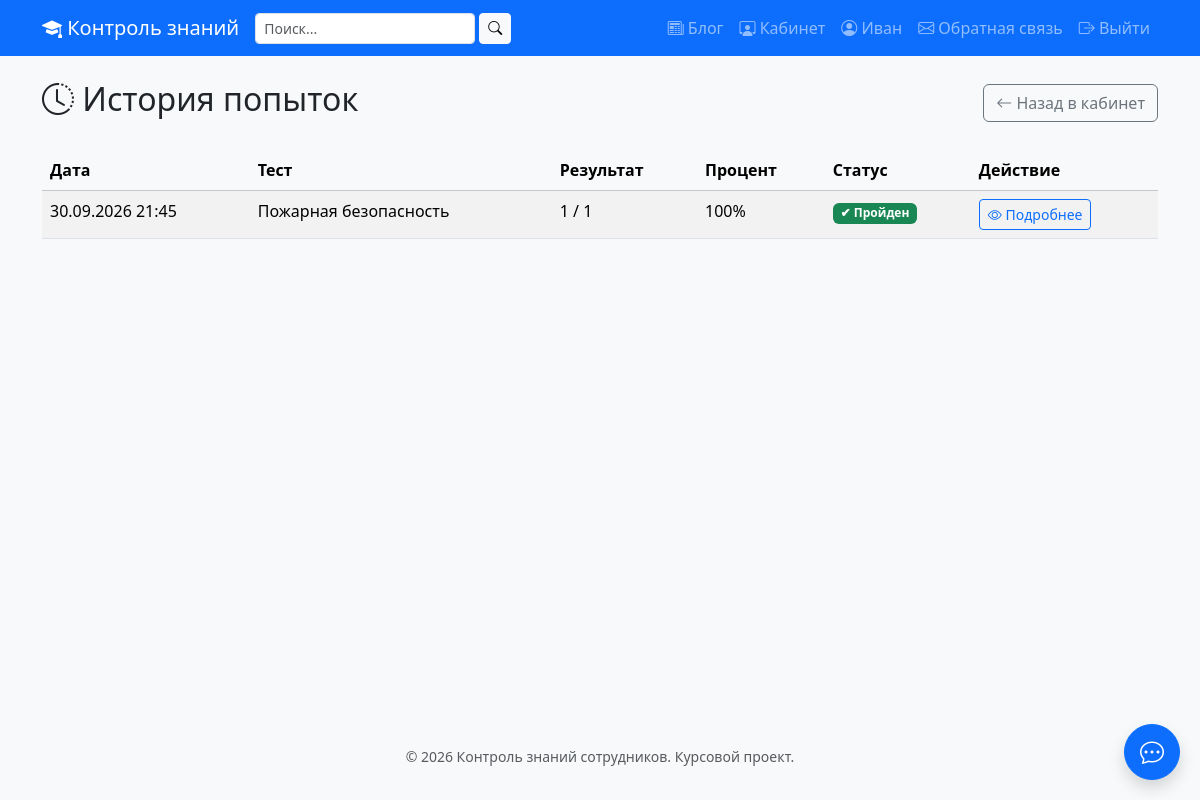
The app's page /employee/history/ (signed in) with its own data.
### core/models.py (models this page shows, shortened)
class Attempt(models.Model):
    assignment = models.ForeignKey(
        Assignment,
        on_delete=models.CASCADE,
        related_name='attempts',
        verbose_name='Назначение'
    )
    employee = models.ForeignKey(
        User,
        on_delete=models.CASCADE,
        related_name='attempts',
        verbose_name='Сотрудник'
    )
    started_at = models.DateTimeField(
        auto_now_add=True,
        verbose_name='Начало'
    )
    finished_at = models.DateTimeField(
        null=True,
        blank=True,
        verbose_name='Окончание'
    )
    score = models.IntegerField(
        default=0,
        verbose_name='Верных ответов'
    )
    total = models.IntegerField(
        default=0,
        verbose_name='Всего вопросов'
    )
    percent = models.FloatField(
        default=0.0,
        verbose_name='Процент'
    )
    passed = models.BooleanField(
        null=True,
        blank=True,
        verbose_name='Пройден'
    )
    class Meta:
        verbose_name = 'Попытка'
        verbose_name_plural = 'Попытки'
        ordering = ['-started_at']

class Assignment(models.Model):
    STATUS_CHOICES = [
        ('assigned', 'Назначен'),
        ('in_progress', 'В процессе'),
        ('passed', 'Пройден'),
        ('failed', 'Не пройден'),
        ('expired', 'Просрочен'),
    ]
    test = models.ForeignKey(
        Test,
        on_delete=models.CASCADE,
        related_name='assignments',
        verbose_name='Тест'
    )
    employee = models.ForeignKey(
        User,
        on_delete=models.CASCADE,
        related_name='assignments',
        verbose_name='Сотрудник'
    )
    assigned_by = models.ForeignKey(
        User,
        on_delete=models.SET_NULL,
        null=True,
        blank=True,
        related_name='created_assignments',
        verbose_name='Кто назначил'
    )
    assigned_at = models.DateTimeField(
        auto_now_add=True,
        verbose_name='Дата назначения'
    )
    deadline = models.DateTimeField(
        null=True,
        blank=True,
        verbose_name='Срок сдачи'
    )
    status = models.CharField(
        max_length=20,
        choices=STATUS_CHOICES,
        default='assigned',
        verbose_name='Статус'
    )
    class Meta:
        verbose_name = 'Назначение'
        verbose_name_plural = 'Назначения'
        ordering = ['-assigned_at']
        unique_together = ('test', 'employee')  # один тест — одно назначение на сотрудника

class Test(models.Model):
    title = models.CharField(
        max_length=200,
        verbose_name='Название теста'
    )
    description = models.TextField(
        blank=True,
        verbose_name='Описание'
    )
    category = models.ForeignKey(
        Category,
        on_delete=models.CASCADE,
        related_name='tests',
        verbose_name='Категория'
    )
    questions = models.ManyToManyField(
        Question,
        related_name='tests',
        verbose_name='Вопросы'
    )
    pass_score = models.IntegerField(
        default=70,
        verbose_name='Проходной балл (%)'
    )
    time_limit = models.IntegerField(
        default=20,
        verbose_name='Время на прохождение (минут)'
    )
    created_by = models.ForeignKey(
        User,
        on_delete=models.SET_NULL,
        null=True,
        blank=True,
        related_name='created_tests',
        verbose_name='Автор'
    )
    created_at = models.DateTimeField(
        auto_now_add=True,
        verbose_name='Дата создания'
    )
    class Meta:
        verbose_name = 'Тест'
        verbose_name_plural = 'Тесты'
        ordering = ['-created_at']

### core/views.py (the view)
# urls.py: path('employee/history/', views.employee_history, name='employee_history'),
@login_required
def employee_history(request):
    if request.user.profile.role != 'employee':
        messages.error(request, 'Доступ только для сотрудников.')
        return redirect('profile')
    attempts = Attempt.objects.filter(
        employee=request.user
    ).select_related('assignment', 'assignment__test').order_by('-started_at')
    return render(request, 'employee/history.html', {'attempts': attempts})

### templates/employee/history.html (shortened to what this page needs)
{% extends 'base.html' %}
{% block content %}
<div class="d-flex justify-content-between align-items-center mb-4">
    <h2>
        <i class="bi bi-clock-history"></i> История попыток
    </h2>
    <a href="{% url 'employee_dashboard' %}" class="btn btn-outline-secondary">
        <i class="bi bi-arrow-left"></i> Назад в кабинет
    </a>
</div>
{% if attempts %}
    <div class="table-responsive">
        <table class="table table-striped table-hover">
            <thead class="table-light">
                <tr>
                    <th>Дата</th>
                    <th>Тест</th>
                    <th>Результат</th>
                    <th>Процент</th>
                    <th>Статус</th>
                    <th>Действие</th>
                </tr>
            </thead>
            <tbody>
                {% for attempt in attempts %}
                    <tr>
                        <td>{{ attempt.started_at|date:"d.m.Y H:i" }}</td>
                        <td>{{ attempt.assignment.test.title }}</td>
                        <td>{{ attempt.score }} / {{ attempt.total }}</td>
                        <td>{{ attempt.percent|floatformat:0 }}%</td>
                        <td>
                            {% if attempt.passed %}
                                <span class="badge bg-success">✔ Пройден</span>
                            {% else %}
                                <span class="badge bg-danger">✖ Не пройден</span>
                            {% endif %}
                        </td>
                        <td>
                            <a href="#" class="btn btn-sm btn-outline-primary">
                                <i class="bi bi-eye"></i> Подробнее
                            </a>
                        </td>
                    </tr>
                {% endfor %}
            </tbody>
        </table>
    </div>
{% else %}
    <div class="alert alert-info">
        <i class="bi bi-info-circle"></i> Вы ещё не проходили ни одного теста.
    </div>
{% endif %}
{% endblock %}

### templates/base.html (shortened to what this page needs)
<!DOCTYPE html>
<html lang="ru">
<head>
    <link href="https://cdn.jsdelivr.net/npm/bootstrap@5.3.3/dist/css/bootstrap.min.css" rel="stylesheet">
    <link href="https://cdn.jsdelivr.net/npm/bootstrap-icons@1.11.3/font/bootstrap-icons.css" rel="stylesheet">
    {% load static %}
    <link href="{% static 'css/style.css' %}" rel="stylesheet">
</head>
<body>
<nav class="navbar navbar-expand-lg navbar-dark bg-primary">
    <div class="container">
        <a class="navbar-brand" href="/">
            <i class="bi bi-mortarboard-fill"></i> Контроль знаний
        </a>
        <div class="collapse navbar-collapse" id="mainNav">
            <form method="get" action="{% url 'search' %}" class="d-flex me-3" role="search">
                <input type="text"
                       name="q"
                       class="form-control form-control-sm"
                       placeholder="Поиск..."
                       style="min-width: 200px;"
                       value="{{ request.GET.q|default:'' }}">
                <button type="submit" class="btn btn-light btn-sm ms-1">
                    <i class="bi bi-search"></i>
                </button>
            </form>
            <ul class="navbar-nav ms-auto">
                <li class="nav-item">
                    <a class="nav-link" href="{% url 'blog_list' %}">
                        <i class="bi bi-newspaper"></i> Блог
                    </a>
                </li>
                {% if user.is_authenticated %}
                    {% if user.profile.role == 'employee' %}
                        <li class="nav-item">
                            <a class="nav-link" href="{% url 'employee_dashboard' %}">
                                <i class="bi bi-person-workspace"></i> Кабинет
                            </a>
                        </li>
                    {% endif %}
                    <li class="nav-item">
                        <a class="nav-link" href="{% url 'profile' %}">
                            <i class="bi bi-person-circle"></i>
                            {{ user.first_name|default:user.username }}
                        </a>
                    </li>
                    <li class="nav-item">
                        <a class="nav-link" href="{% url 'feedback' %}">
                            <i class="bi bi-envelope"></i> Обратная связь
                        </a>
                    </li>
                    <li class="nav-item">
                        <a class="nav-link" href="{% url 'logout' %}">
                            <i class="bi bi-box-arrow-right"></i> Выйти
                        </a>
                    </li>
                {% endif %}
            </ul>
        </div>
    </div>
</nav>
<main class="container my-4">
    {% block content %}{% endblock %}
</main>
<footer class="bg-light text-center py-3 mt-5">
    <div class="container">
        <small class="text-muted">© 2026 Контроль знаний сотрудников. Курсовой проект.</small>
    </div>
</footer>
{% if user.is_authenticated %}
<button id="chatToggleBtn"
        class="btn btn-primary rounded-circle shadow"
        style="position: fixed; bottom: 20px; right: 20px; width: 56px; height: 56px; z-index: 1050;"
        title="Открыть чат">
    <i class="bi bi-chat-dots fs-4"></i>
</button>
{% endif %}
</body>
</html>

### static/css/style.css (style rules this page uses)
body { font-family: 'Segoe UI', Tahoma, sans-serif; background-color: #f8f9fa; min-height: 100vh; }
main { min-height: calc(100vh - 200px); }

### records on screen
Attempt: started_at "30.09.2026 21:45", assignment.test "Пожарная безопасность", score "1", total "1", percent "100", passed "✔ Пройден"

### other values on screen
{{ user.first_name|default:user.username }} "Иван"
